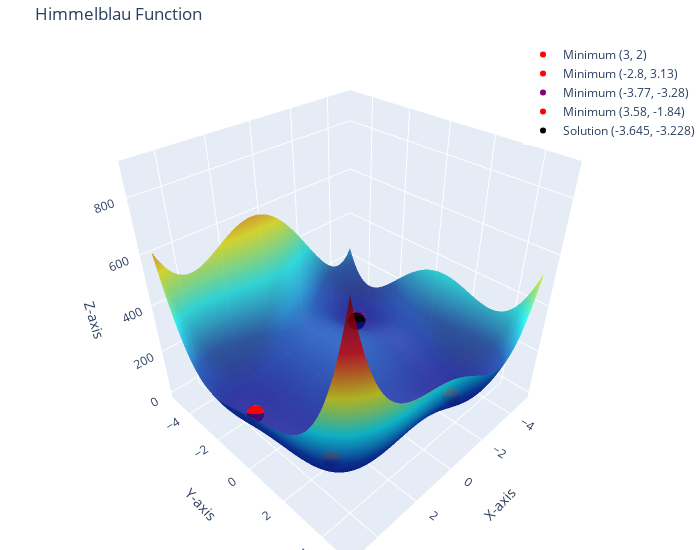

The notebook cell this image was saved under:
### Markdown cell above
## **3.5k fitness calls**

### Code cell
start = time.time()
genetic_algorithm = AG_Himmelblau(population_size=20)
genetic_algorithm.evolve(fitness_function=fitness_himmel, pmut=0.1, ngen=175, T=6, trace=50, reverse_sort=False)
minutos, segundos = divmod(time.time()-start, 60)
print(f"*******Tiempo transcurrido: {int(minutos)} minutos y {segundos:.2f} segundos*******")

plot_himmelblau(genetic_algorithm.population[0])

### Figure 1 — Plotly figure (JSON) as saved in the notebook; plotly's stock layout.template omitted (floating-point values rounded to 4 significant figures; data arrays with more than 128 entries replaced by an {"elided": "..."} marker saying what was removed)
{"data": [{"colorscale": [[0, "rgb(0,0,131)"], [0.2, "rgb(0,60,170)"], [0.4, "rgb(5,255,255)"], [0.6, "rgb(255,255,0)"], [0.8, "rgb(250,0,0)"], [1, "rgb(128,0,0)"]], "opacity": 0.8, "showscale": false, "type": "surface", "x": {"elided": "100x100 float values"}, "y": {"elided": "100x100 float values"}, "z": {"elided": "100x100 float values"}}, {"marker": {"color": "red", "size": 6, "symbol": "circle"}, "mode": "markers", "name": "Minimum (3, 2)", "type": "scatter3d", "x": [3], "y": [2], "z": [0]}, {"marker": {"color": "red", "size": 6, "symbol": "circle"}, "mode": "markers", "name": "Minimum (-2.8, 3.13)", "type": "scatter3d", "x": [-2.8], "y": [3.13], "z": [0.0009096]}, {"marker": {"color": "purple", "size": 6, "symbol": "circle"}, "mode": "markers", "name": "Minimum (-3.77, -3.28)", "type": "scatter3d", "x": [-3.77], "y": [-3.28], "z": [0.004637]}, {"marker": {"color": "red", "size": 6, "symbol": "circle"}, "mode": "markers", "name": "Minimum (3.58, -1.84)", "type": "scatter3d", "x": [3.58], "y": [-1.84], "z": [0.00174]}, {"marker": {"color": "black", "size": 6, "symbol": "circle"}, "mode": "markers", "name": "Solution (-3.645, -3.228)", "type": "scatter3d", "x": [-3.645], "y": [-3.228], "z": [0.935]}], "layout": {"height": 550, "legend": {"x": 1, "xanchor": "right", "y": 1, "yanchor": "top"}, "margin": {"b": 0, "l": 0, "r": 0, "t": 40}, "scene": {"xaxis": {"title": {"text": "X-axis"}}, "yaxis": {"title": {"text": "Y-axis"}}, "zaxis": {"title": {"text": "Z-axis"}}}, "showlegend": true, "title": {"text": "Himmelblau Function"}, "width": 700}}
